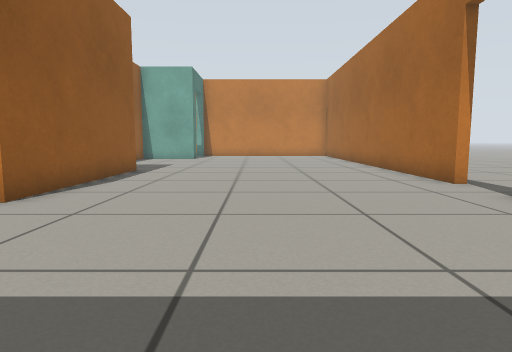
view 1 (above)

14 first-person views from a walk through a world built for the Gazebo simulator. The camera is 0.5 m above the floor, tilts 6° down and sees 75° across. The floor is counted in squares, 0.5 m on a side. Each view is taken from the middle of a square. On the plan, view 1 faces up. The plan holds only what a view shows up to about 12 squares ahead; the rest is blank. Robots are left out.

view 2
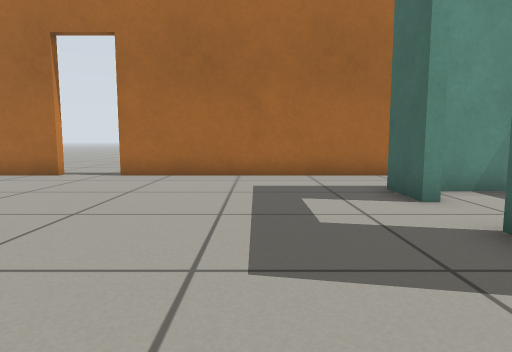

view 3
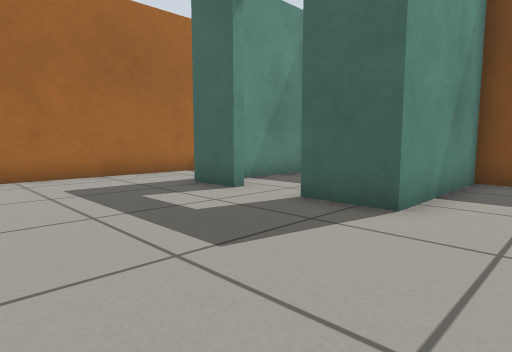

view 4
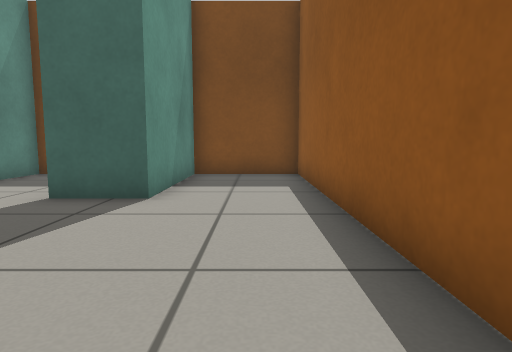

view 5
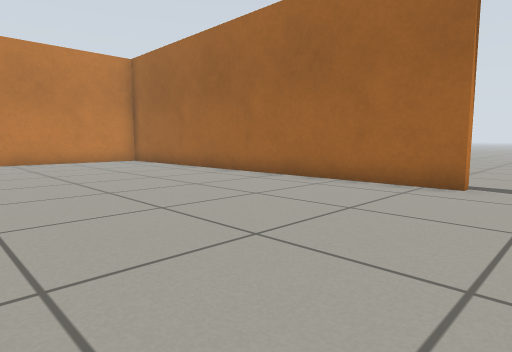

view 6
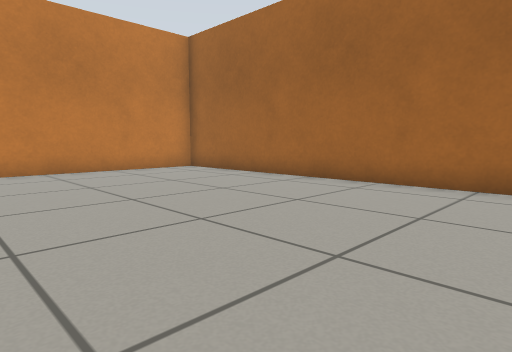

view 7
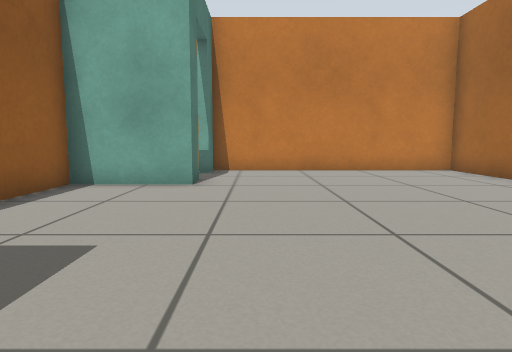

view 8
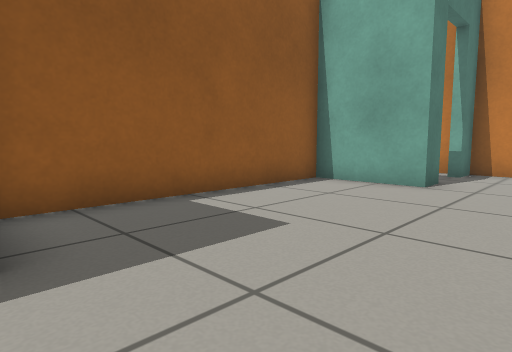

view 9
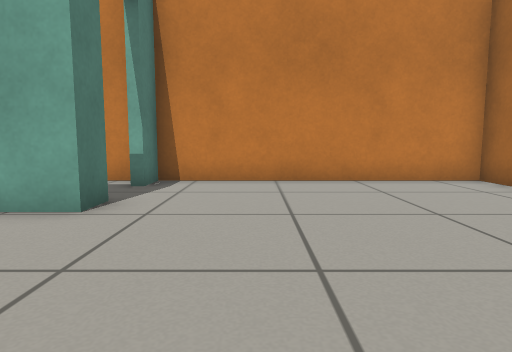

view 10
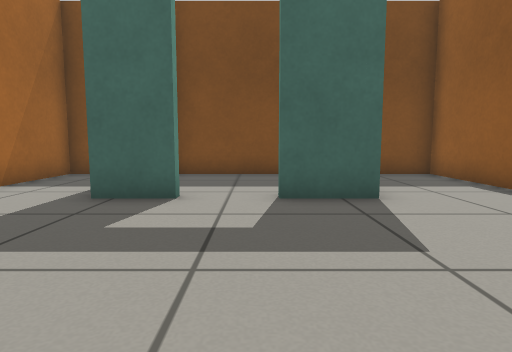

view 11
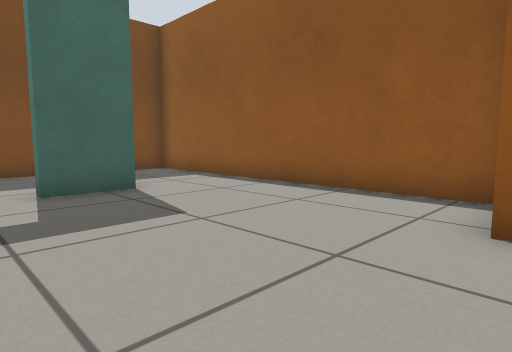

view 12
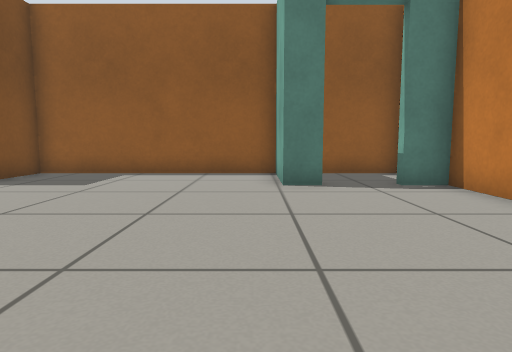

view 13
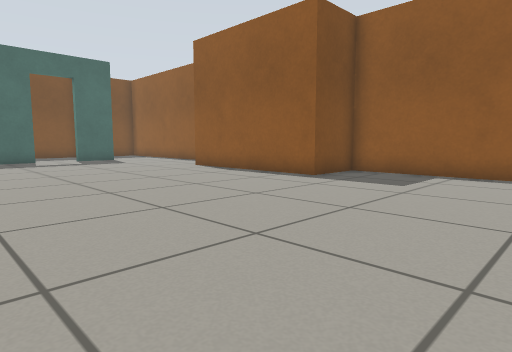

view 14
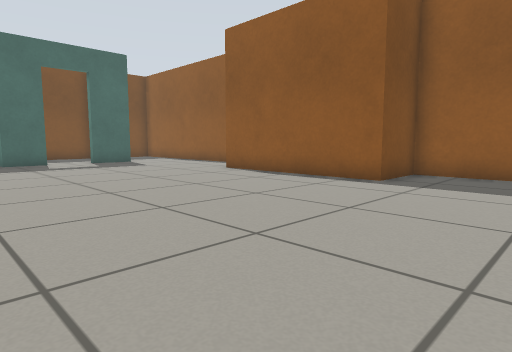

### Floor plan
Ten units are one square. View 1 is at (0, 0); x grows to the right and y downward. Boxes are objects, and circles mark ways between rooms. Rooms are numbered by the first view taken in them; rooms with no view inside come last. Other rooms are left out.
<svg viewBox="-68 -228 123 284">
<path fill="none" stroke="#000" d="M46 -76 46 -223 -35 -223 -35 -213M-63 -50 -63 51 -31 51 -31 7 -14 7M-35 -195 -35 -186 -63 -186 -63 -113 -41 -113 -41 -53M4 7 19 7M40 51 46 51 46 -60M-23 51 16 51 16 16M-39 -223 -63 -223 -63 -200"/>
<circle cx="-5" cy="10" r="3" fill="#2a7"/>
<circle cx="-40" cy="-205" r="3" fill="#2a7"/>
<text x="0" y="-100">1</text>
<text x="-10" y="30">2</text>
<text x="-50" y="-210">3</text>
</svg>
Room 1 opens to room 2. Room 1 opens to room 3.

Where each view was taken, in squares from view 1:
view 1: 0 up, 0 right, facing up
view 2: 2 up, 5 left, facing right
view 3: 4 up, 5 left, facing down-right
view 4: 5 up, 5 left, facing down
view 5: 6 up, 3 left, facing up-right
view 6: 11 up, 3 left, facing up-right
view 7: 11 up, 2 left, facing up
view 8: 11 up, 1 left, facing up-left
view 9: 14 up, 1 left, facing up
view 10: 5 up, 1 left, facing down
view 11: 6 up, 0 right, facing down-left
view 12: 18 up, 4 right, facing left
view 13: 17 up, 4 right, facing down-left
view 14: 15 up, 4 right, facing down-left
